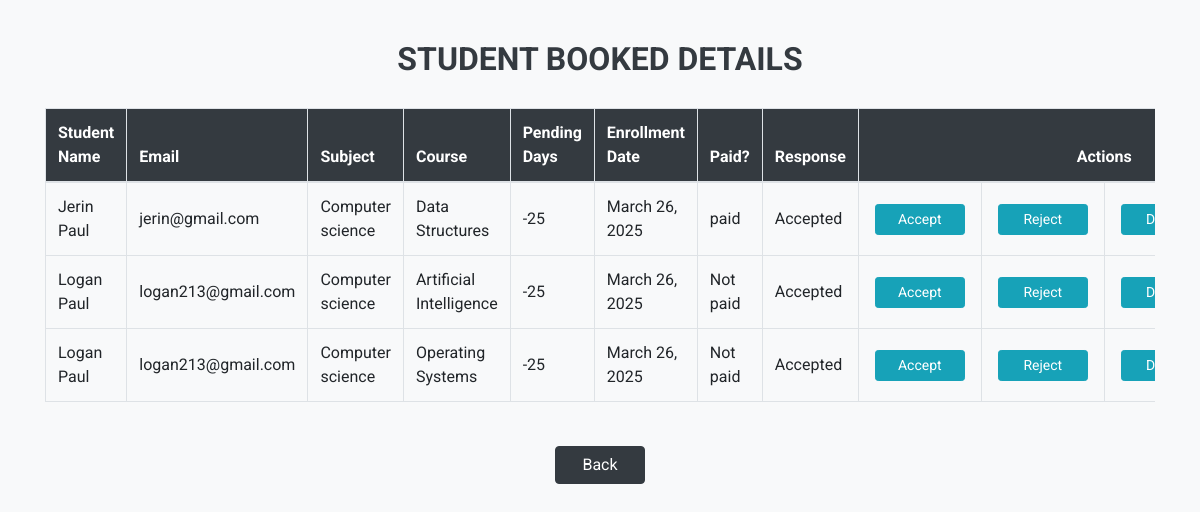
Page /stu_buk_acc (signed in) on the committed database.
### learn/models.py (models this page shows, shortened)
class Enrollment(models.Model):
    Pending_days = models.IntegerField(null=True)
    Enrollment_date = models.DateField(auto_now_add=True, null=True)
    Teacher_response = models.CharField(max_length=200, null=True)
    Teacher_approval = models.CharField(max_length=200, null=True)
    Course_completion_status = models.CharField(max_length=200, null=True)
    Payment_status = models.CharField(max_length=200, null=True)
    Certificate = models.FileField(null=True)
    notify = models.CharField(max_length=200, null = True)
    enrol_reg = models.ForeignKey(Registration, on_delete=models.SET_NULL, null = True, related_name = 'student_enrolled')
    enrol_tea = models.ForeignKey(Registration, on_delete=models.SET_NULL, null=True, related_name='teacher_teaching')
    enrol_cou = models.ForeignKey(Course, on_delete=models.CASCADE, null=True, related_name='course_enrolled')

class Registration(models.Model):
    Password = models.CharField(max_length=200, null=True)
    Registration_date = models.DateField(auto_now_add=True, null=True)
    Num_of_courses_enrolled = models.IntegerField(null=True)
    Num_of_courses_completed = models.IntegerField(null=True)
    Qualification = models.TextField(null=True)
    Introduction_brief = models.TextField(null=True)
    Image = models.ImageField(upload_to='media', null=True)
    Num_of_enrolled_students = models.IntegerField(null=True)
    Average_review_rating = models.IntegerField(null=True)
    Num_of_reviews = models.IntegerField(null=True)
    About_website = models.TextField(null=True)
    Registration_fee = models.IntegerField(null=True)
    User_role = models.CharField(max_length=200, null=True)
    user = models.OneToOneField(User,on_delete = models.CASCADE, null = True)

class Course(models.Model):
    Course_title = models.CharField(max_length=200, null=True)
    Course_brief = models.TextField(null=True)
    Course_duration = models.IntegerField(null=True)
    Course_fee = models.FloatField(null=True)
    Language = models.CharField(max_length=200, null=True)
    cou_cat = models.ForeignKey(Category, on_delete=models.CASCADE, null=True,related_name = 'Course_to_category')
    cou_reg = models.ForeignKey(Registration, on_delete=models.SET_NULL, null=True, related_name = 'Course_to_registration')

class Category(models.Model):
    Category_title = models.CharField(max_length=200, null=True)
    Image = models.ImageField(null=True)

### learn/views.py (the view)
# urls.py: path('stu_buk_acc', learn.views.stu_buk_acc, name='stu_buk_acc'),
def stu_buk_acc(request):
    stzz = Enrollment.objects.filter(enrol_tea = request.session['logg'])
    return render(request,'stu_buk_acc.html',{'stzz':stzz})

### Templates/stu_buk_acc.html (shortened to what this page needs)
{% load static %}
<!DOCTYPE html>
<html lang="en">
<head>
  <link rel="stylesheet" href="https://stackpath.bootstrapcdn.com/bootstrap/4.5.2/css/bootstrap.min.css">
  <link rel="stylesheet" href="https://stackpath.bootstrapcdn.com/font-awesome/4.7.0/css/font-awesome.min.css">
</head>
<body>
<section class="container">
  <div class="text-center">
    <h2 class="heading-section">STUDENT BOOKED DETAILS</h2>
  </div>
  {% if stzz %}
    <div class="table-responsive">
      <table class="table table-bordered table-hover">
        <thead>
          <tr>
            <th>Student Name</th>
            <th>Email</th>
            <th>Subject</th>
            <th>Course</th>
            <th>Pending Days</th>
            <th>Enrollment Date</th>
            <th>Paid?</th>
            <th>Response</th>
            <th colspan="4" class="text-center">Actions</th>
          </tr>
        </thead>
        <tbody>
          {% for i in stzz %}
          <tr>
            <td>{{ i.enrol_reg.user.first_name }} {{ i.enrol_reg.user.last_name }}</td>
            <td>{{ i.enrol_reg.user.email }}</td>
            <td>{{ i.enrol_cou.cou_cat.Category_title }}</td>
            <td>{{ i.enrol_cou.Course_title }}</td>
            <td>{{ i.Pending_days }}</td>
            <td>{{ i.Enrollment_date }}</td>
            <td>
              {% if i.Payment_status %}
                {{ i.Payment_status }}
              {% else %}
                Not paid
              {% endif %}
            </td>
            <td>{{ i.Teacher_response }}</td>
            <td><button class="btn btn-sm btn-info btn-custom" onclick="location.href='{% url 'stu_accept' i.id %}'">Accept</button></td>
            <td><button class="btn btn-sm btn-info btn-custom" onclick="location.href='{% url 'stu_reject' i.id %}'">Reject</button></td>
            <td><button class="btn btn-sm btn-info btn-custom" onclick="location.href='{% url 'stu_delete' i.id %}'">Delete</button></td>
          </tr>
          {% endfor %}
        </tbody>
      </table>
    </div>
  {% else %}
    <h5 class="text-center text-primary">No students booked yet</h5>
  {% endif %}
  <div class="text-center mt-4">
    <button class="btn btn-dark btn-custom" onclick="location.href='{% url 'teacher_home' %}'">Back</button>
  </div>
</section>
</body>
</html>

### Templates/stu_buk_acc.html (style rules this page uses)
body { font-family: 'Roboto', sans-serif; background-color: #f8f9fa; padding-top: 40px; }
.heading-section { font-size: 32px; font-weight: 700; margin-bottom: 30px; color: #343a40; }
.table thead th { background-color: #343a40; color: #fff; }
.btn-custom { min-width: 90px; margin: 4px; }
.table td, .table th { vertical-align: middle; }

### rows in the picture
Enrollment: enrol_reg.user.first_name "Jerin", enrol_reg.user.last_name "Paul", enrol_reg.user.email "jerin@gmail.com", enrol_cou.cou_cat.Category_title "Computer science", enrol_cou.Course_title "Data Structures", Pending_days "-25", Enrollment_date "March 26, 2025", Payment_status "paid", Teacher_response "Accepted"
Enrollment: enrol_reg.user.first_name "Logan", enrol_reg.user.last_name "Paul", enrol_reg.user.email "logan213@gmail.com", enrol_cou.cou_cat.Category_title "Computer science", enrol_cou.Course_title "Artificial Intelligence", Pending_days "-25", Enrollment_date "March 26, 2025", shows "Not paid", Teacher_response "Accepted"
Enrollment: enrol_reg.user.first_name "Logan", enrol_reg.user.last_name "Paul", enrol_reg.user.email "logan213@gmail.com", enrol_cou.cou_cat.Category_title "Computer science", enrol_cou.Course_title "Operating Systems", Pending_days "-25", Enrollment_date "March 26, 2025", shows "Not paid", Teacher_response "Accepted"
